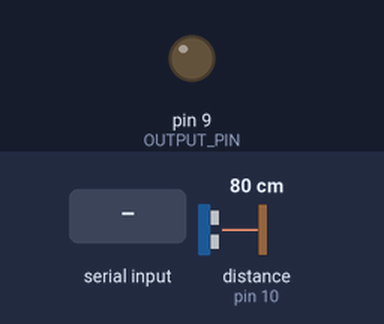
Simulated run of this sketch. Board: Arduino Uno, built with avr-gcc and run on an emulated ATmega328P. Shown: output pins drawn as LEDs (lit = HIGH). Wiring (inferred from the names in the program): range finder with pulse-width output: data pin 10. Inputs (shaded band) come from the test bench; at power-on: distance to the obstacle (sensor on pin 10) 80 cm.

Above: at 1.2 s.
1.3 s: "1" received over Serial
At 1.7 s:
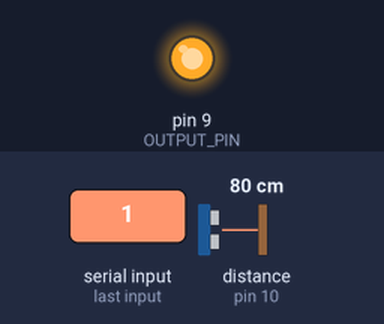
2.8 s: "2" received over Serial
At 4.1 s:
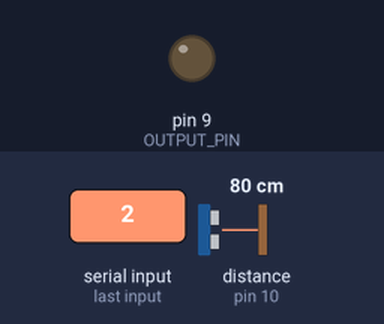
Timing chart, 0 to 5.8 s (numbered marks = the images above; inputs shaded):
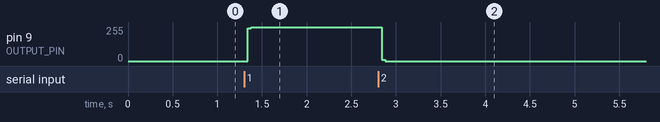

The sketch:

ti95_interface_leonardo_final.ino
```cpp
#define INPUT_PIN 10
#define OUTPUT_PIN 9
#include <PinChangeInterrupt.h>

uint8_t reverse_table[256] = { 0,128,64,192,32,160,96,224,16,144,80,208,48,176,112,240,8,136,72,200,40,168,104,232,24,152,88,216,56,184,120,248,4,132,68,196,36,164,100,228,20,148,84,212,52,180,116,244,12,140,76,204,44,172,108,236,28,156,92,220,60,188,124,252,2,130,66,194,34,162,98,226,18,146,82,210,50,178,114,242,10,138,74,202,42,170,106,234,26,154,90,218,58,186,122,250,6,134,70,198,38,166,102,230,22,150,86,214,54,182,118,246,14,142,78,206,46,174,110,238,30,158,94,222,62,190,126,254,1,129,65,193,33,161,97,225,17,145,81,209,49,177,113,241,9,137,73,201,41,169,105,233,25,153,89,217,57,185,121,249,5,133,69,197,37,165,101,229,21,149,85,213,53,181,117,245,13,141,77,205,45,173,109,237,29,157,93,221,61,189,125,253,3,131,67,195,35,163,99,227,19,147,83,211,51,179,115,243,11,139,75,203,43,171,107,235,27,155,91,219,59,187,123,251,7,135,71,199,39,167,103,231,23,151,87,215,55,183,119,247,15,143,79,207,47,175,111,239,31,159,95,223,63,191,127,255};

volatile int pwm_value = 0;
volatile int prev_time = 0;
volatile int byte_bit = 0;
volatile byte current_byte = 0;
volatile char reverse_byte = 0;
volatile boolean state = 0;
volatile boolean output_state = 0;
volatile char receivedChar;
volatile char reverseChar;
volatile boolean newData = false;
volatile boolean current_bit = false;
static bool Xoffed = false;
volatile boolean received;
//volatile boolean sent;

// paste data to serial monitor to "play tape" to TI-95
// reverse bytes and stream bits coming in from serial monitor
// run "WRT" routine on TI-95 to "record tape" on PC
// convert PWM to bits, bits to bytes, and reverse bytes

void setup() {
  // put your setup code here, to run once:
   // communicate at 460800 baud
  Serial.begin(460800);
  // Serial.setRxBufferSize(16384);
  // set TI-95 connection pins to input and output
  pinMode(INPUT_PIN, INPUT);
  pinMode(OUTPUT_PIN, OUTPUT);
  // use pullup resistor
  digitalWrite(INPUT_PIN, HIGH);
  // attach a PinChange Interrupt to our pin on the rising edge
  attachPCINT(digitalPinToPCINT(INPUT_PIN),change,CHANGE);
  //Serial.print(SERIAL_BUFFER_SIZE);
}

int incomingByte = 0;
void loop() {
  // send data only when you receive data:
  if (Serial.available() > 0) {
    // read the incoming byte and reverse it
    receivedChar = reverse_table[Serial.read()];
    // you have received new data
    newData = true;
    // play byte via PWM to TI-95
    play_byte();
  }
}

void play_byte()
{
  // for each byte, proceed through bits and send them to TI-95
  for (int i = 0; i < 8; i++) {
    // get bit
    current_bit = bitRead(receivedChar,i);
    if (current_bit == 0) {
      // zero pulse
      pwm_zero();
    }
    if (current_bit == 1) {
      // one pulse
      pwm_one();
    }
  }
}

void pwm_zero() {
   // pulse zero bit - 700 us
   output_state = not(output_state);
   digitalWrite(OUTPUT_PIN, output_state);
   delayMicroseconds(700);
}

void pwm_one() {
  // pulse one bit - two 350 us pulses
   pwm_one_half();
   pwm_one_half();
}
void pwm_one_half() {
   // each half of one (true) pulse
   output_state = not(output_state);
   digitalWrite(OUTPUT_PIN, output_state);
   delayMicroseconds(350);
}

void change()
{
  // decode PWM into bits and bytes upon pin change interrupt
  pwm_value = micros()-prev_time;
  prev_time = micros();
  // get state
  state = not(digitalRead(INPUT_PIN));
  if (byte_bit==8) {
    // send reversed byte to serial after reaching eighth bit
    reverse_byte = reverse_table[current_byte];
    Serial.write(reverse_byte);
    byte_bit=0;
    current_byte=0;
  }
  // long high or low pulse is a zero
  if ((pwm_value > 400) && (pwm_value < 750)) {
    byte_bit++;
  }
  else if ((pwm_value > 0) && (pwm_value < 400) && (state == 1)) {
    // short high pulse is a one
    bitSet(current_byte,byte_bit);
    byte_bit++;
  }
}
```

Measured:
- after the input at 1.3 s, pin 9 (OUTPUT_PIN): 0/255 → 255/255 at once
- after the input at 2.8 s, pin 9 (OUTPUT_PIN): 255/255 → 0/255 at once
